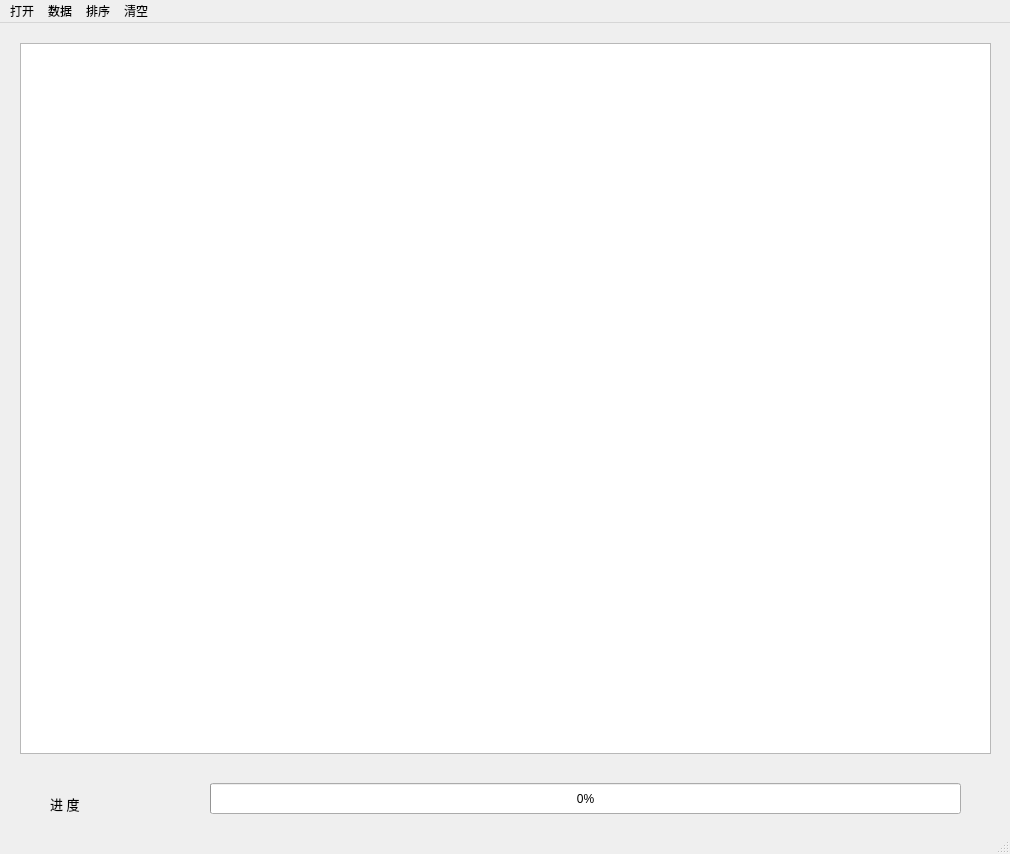
<?xml version="1.0" encoding="UTF-8"?>
<ui version="4.0">
 <class>MainWindow</class>
 <widget class="QMainWindow" name="MainWindow">
  <property name="geometry">
   <rect>
    <x>0</x>
    <y>0</y>
    <width>1010</width>
    <height>854</height>
   </rect>
  </property>
  <property name="windowTitle">
   <string>outsideSort</string>
  </property>
  <widget class="QWidget" name="centralWidget">
   <widget class="QPlainTextEdit" name="plainTextEdit">
    <property name="geometry">
     <rect>
      <x>20</x>
      <y>20</y>
      <width>971</width>
      <height>711</height>
     </rect>
    </property>
   </widget>
   <widget class="QProgressBar" name="progressBar">
    <property name="geometry">
     <rect>
      <x>210</x>
      <y>760</y>
      <width>751</width>
      <height>31</height>
     </rect>
    </property>
    <property name="value">
     <number>0</number>
    </property>
   </widget>
   <widget class="QLabel" name="label">
    <property name="geometry">
     <rect>
      <x>50</x>
      <y>760</y>
      <width>161</width>
      <height>41</height>
     </rect>
    </property>
    <property name="font">
     <font>
      <family>Arial</family>
      <pointsize>10</pointsize>
     </font>
    </property>
    <property name="text">
     <string>进 度</string>
    </property>
   </widget>
  </widget>
  <widget class="QMenuBar" name="menuBar">
   <property name="geometry">
    <rect>
     <x>0</x>
     <y>0</y>
     <width>1010</width>
     <height>26</height>
    </rect>
   </property>
   <widget class="QMenu" name="menu">
    <property name="title">
     <string>数据</string>
    </property>
    <addaction name="actDataForm"/>
   </widget>
   <widget class="QMenu" name="menu_2">
    <property name="title">
     <string>排序</string>
    </property>
    <addaction name="actSort"/>
    <addaction name="actInside"/>
   </widget>
   <widget class="QMenu" name="menu_3">
    <property name="title">
     <string>打开</string>
    </property>
    <addaction name="actOpenFile"/>
   </widget>
   <widget class="QMenu" name="menu_4">
    <property name="title">
     <string>清空</string>
    </property>
    <addaction name="actClear"/>
   </widget>
   <addaction name="menu_3"/>
   <addaction name="menu"/>
   <addaction name="menu_2"/>
   <addaction name="menu_4"/>
  </widget>
  <widget class="QStatusBar" name="statusBar"/>
  <action name="actDataForm">
   <property name="text">
    <string>新建数据文件</string>
   </property>
   <property name="toolTip">
    <string>随机数据文件形成</string>
   </property>
  </action>
  <action name="actSort">
   <property name="text">
    <string>竞赛树生成归并段</string>
   </property>
   <property name="toolTip">
    <string>选择要排序的文件</string>
   </property>
  </action>
  <action name="actOpenFile">
   <property name="text">
    <string>选择要打开的文件</string>
   </property>
   <property name="toolTip">
    <string>选择要打开的文件</string>
   </property>
  </action>
  <action name="actClear">
   <property name="text">
    <string>清空</string>
   </property>
   <property name="toolTip">
    <string>清空显示框和进度条</string>
   </property>
  </action>
  <action name="actInside">
   <property name="text">
    <string>内部排序生成归并段</string>
   </property>
   <property name="toolTip">
    <string>内部排序生成归并段</string>
   </property>
  </action>
 </widget>
 <layoutdefault spacing="6" margin="11"/>
 <resources/>
 <connections/>
</ui>
